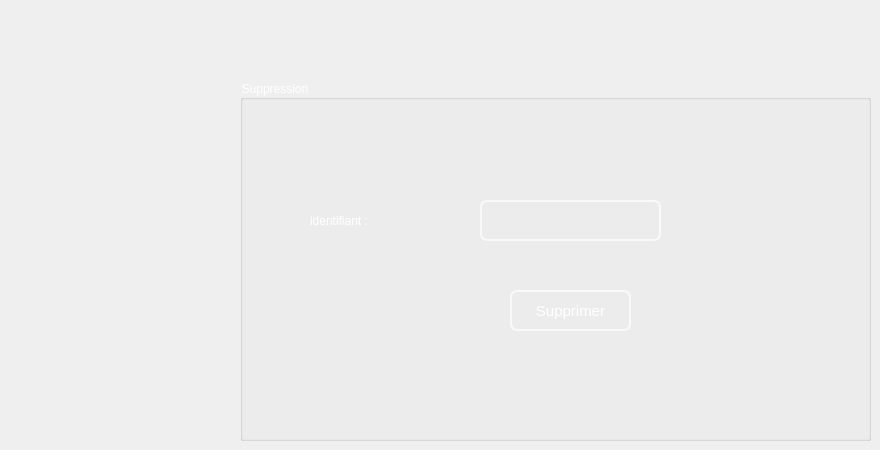
     <widget class="QWidget" name="tab_3">
      <attribute name="title">
       <string>Supprimer élève</string>
      </attribute>
      <widget class="QGroupBox" name="suppression">
       <property name="geometry">
        <rect>
         <x>240</x>
         <y>80</y>
         <width>631</width>
         <height>361</height>
        </rect>
       </property>
       <property name="styleSheet">
        <string notr="true">
font: 75 16pt &quot;MS Shell Dlg 2&quot;;
color:white
</string>
       </property>
       <property name="title">
        <string>Suppression</string>
       </property>
       <widget class="QLineEdit" name="le_num_supp">
        <property name="geometry">
         <rect>
          <x>240</x>
          <y>120</y>
          <width>181</width>
          <height>41</height>
         </rect>
        </property>
        <property name="styleSheet">
         <string notr="true">QLineEdit{
color: white;
background-color:Transparent;;
border-width: 2px;
border-color: #F9F9F9;
border-style: solid;
border-radius: 7;
padding: 3px;
font-size: 15px;

}
QLineEdit:focus
{border:2px solid #FBAD25;
}</string>
        </property>
       </widget>
       <widget class="QPushButton" name="pb_supprimer">
        <property name="geometry">
         <rect>
          <x>270</x>
          <y>210</y>
          <width>121</width>
          <height>41</height>
         </rect>
        </property>
        <property name="styleSheet">
         <string notr="true">QPushButton{

color: white;
background-color:Transparent;;
border-width: 2px;
border-color: #F9F9F9;
border-style: solid;
border-radius: 7;
padding: 3px;
font-size: 15px;


}
QPushButton:focus
{border:2px solid #FBAD25;
}</string>
        </property>
        <property name="text">
         <string>Supprimer</string>
        </property>
       </widget>
       <widget class="QLabel" name="label_6">
        <property name="geometry">
         <rect>
          <x>70</x>
          <y>130</y>
          <width>161</width>
          <height>21</height>
         </rect>
        </property>
        <property name="text">
         <string>identifiant :</string>
        </property>
       </widget>
      </widget>
     </widget>
